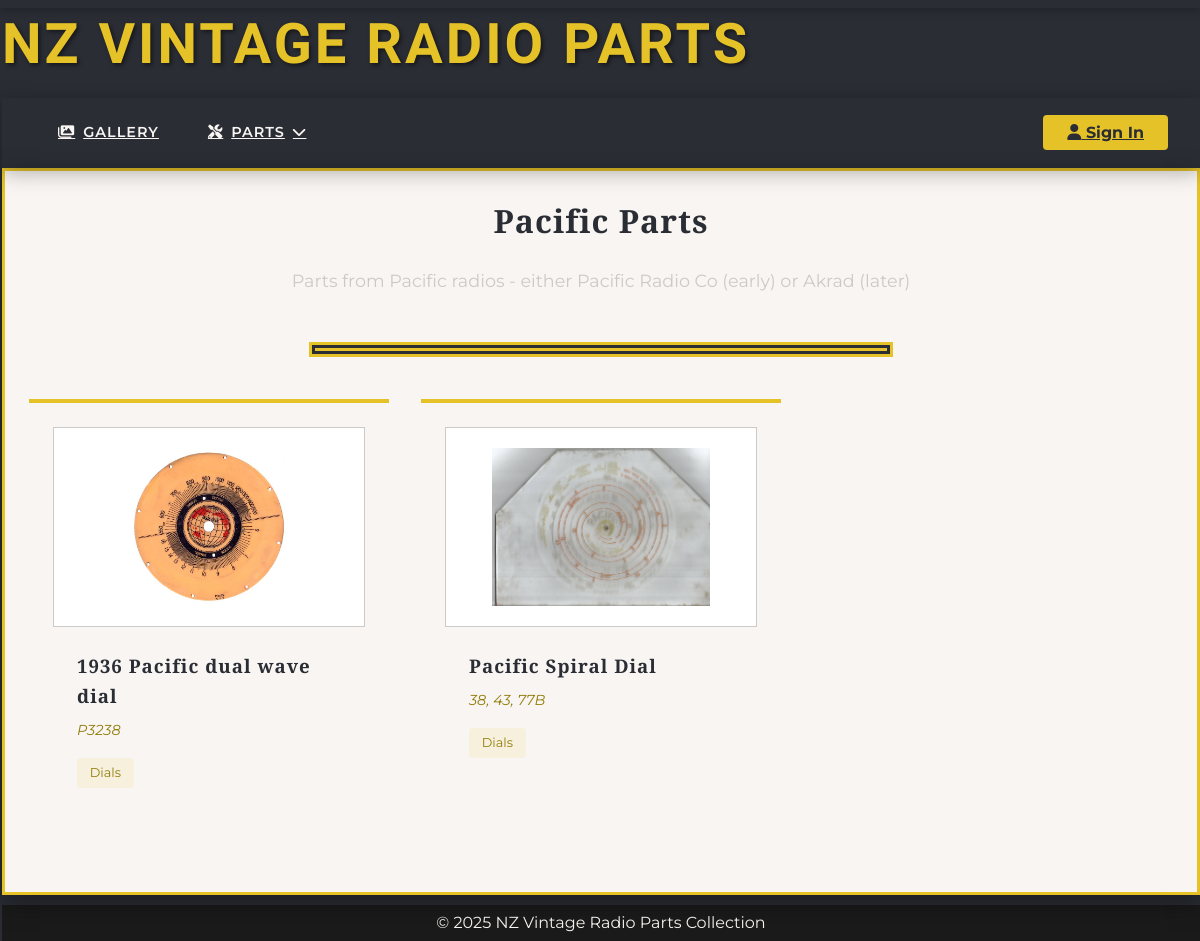
Screenshot of /brand/4 with the database file from the repository.
### app/models.py (models this page shows, shortened)
class Brand(db.Model):
    __tablename__ = 'Brand'
    id = db.Column(db.Integer, primary_key=True)
    name = db.Column(db.String(50), unique=True, nullable=False)  # "Philips"
    alias = db.Column(db.String(50), unique=True)  # "philips"
    description = db.Column(db.Text(500))
    logo_filename = db.Column(db.String(100))
    website = db.Column(db.String(200))
    parts = db.relationship('Part', back_populates='brand')

class Part(db.Model):
    __tablename__ = 'Part'
    id = db.Column(db.Integer, primary_key=True)
    name = db.Column(db.String(100), nullable=False)  # "Dial", "Valve"
    description = db.Column(db.String(1024))
    part_number = db.Column(db.String(30))
    quantity = db.Column(db.Integer, default=1)
    box = db.Column(db.String(20))            # "Box 3A"
    position = db.Column(db.String(50))       # "Bottom shelf"
    created_at = db.Column(db.DateTime, default=lambda: datetime.now(timezone.utc))
    brand_id = db.Column(db.Integer, db.ForeignKey('Brand.id'))
    location_id = db.Column(db.Integer, db.ForeignKey('Location.id'))
    part_type_id = db.Column(db.Integer, db.ForeignKey('PartType.id'))
    brand = db.relationship('Brand', back_populates='parts')
    location = db.relationship('Location', back_populates='parts')
    images = db.relationship('Image', back_populates='part')
    tags = db.relationship('Tag', secondary=part_tags, back_populates='parts')
    part_type = db.relationship('PartType')

class Image(db.Model):
    __tablename__ = 'Image'
    id = db.Column(db.Integer, primary_key=True, autoincrement=True)
    filename = db.Column(db.String(100), nullable=False)
    description = db.Column(db.String(500))
    created_at = db.Column(db.DateTime,
                           default=lambda: datetime.now(timezone.utc))
    location_id = db.Column(db.Integer, db.ForeignKey('Location.id'))
    part_id = db.Column(db.Integer, db.ForeignKey('Part.id'))
    location = db.relationship('Location', back_populates='images')
    part = db.relationship('Part', back_populates='images')

class PartType(db.Model):
    __tablename__ = 'PartType'
    id = db.Column(db.Integer, primary_key=True)
    name = db.Column(db.String(50), unique=True, nullable=False)  # "Tube"
    description = db.Column(db.String(1024))  # "Vacuum tubes/valves for amplification"
    slug = db.Column(db.String(50), unique=True)

### app/blueprints/parts.py (the view)
@bp.route('/brand/<int:brand_id>')
def parts_by_brand(brand_id):
    brand = Brand.query.get_or_404(brand_id)
    parts = Part.query.options(
        db.joinedload(Part.images),
        db.joinedload(Part.brand),
        db.joinedload(Part.part_type)
    ).filter_by(brand_id=brand_id).all()
    return render_template('brand_parts.html',
                           brand=brand,
                           parts=parts)

### app/blueprints/parts.py (called while the page is built)
@bp.context_processor
def inject_now():
    return {'current_year': datetime.now().year}

### app/templates/brand_parts.html
{% extends 'layout.html' %}
{% block content %}
<div class="art-deco-card brand-parts-page">
    <header class="section-header">
        <h1>{{ brand.name }} Parts</h1>
        {% if brand.description %}
        <p class="brand-description">{{ brand.description }}</p>
        {% endif %}
    </header>
    <div class="parts-grid">
        {% for part in parts %}
        <a href="{{ url_for('parts.view_part', part_id=part.id) }}" class="part-card">
            {% if part.images %}
            <div class="part-thumbnail">
                <img src="{{ url_for('static', filename='images/' + part.images[0].filename) }}"
                     alt="{{ part.name }} thumbnail">
            </div>
            {% else %}
            <div class="part-thumbnail no-image">
                <i class="fas fa-image vintage-icon-large"></i>
            </div>
            {% endif %}
            <div class="part-info">
                <h3>{{ part.name }}</h3>
                <p class="part-number">{{ part.part_number or "No part number" }}</p>
                <span class="part-type">{{ part.part_type.name }}</span>
            </div>
        </a>
        {% else %}
        <div class="empty-state">
            <i class="fas fa-box-open vintage-icon-large"></i>
            <p>No parts found for this brand</p>
        </div>
        {% endfor %}
    </div>
</div>
{% endblock %}

### app/static/css/style.css (style rules this page uses)
:root { --primary: #e6c229; --secondary: #2a2d34; --accent: #927d0a; --light: #f8f5f2; --semi-light: #cdc9c6; --dark: #1a1a1a; --success: #4caf50; --warning: #ff9800; --error: #f44336; --font-main: 'Montserrat', sans-serif; --font-display: 'Playfair Display', serif; --radio-dial: linear-gradient(135deg, transparent 50%, var(--primary) 50%); --radio-grill: repeating-linear-gradient( 90deg, var(--secondary), var(--secondary) 2px, transparent 2px, transparent 6px ); }
body { font-family: var(--font-main); background: var(--secondary); color: var(--light); line-height: 1.6; margin: 0; position: relative; margin-left: 2px; }
body::before { content: ""; position: fixed; top: 0; left: 0; right: 0; height: 8px; background: var(--radio-grill); z-index: 100; box-shadow: 0 2px 10px rgba(0,0,0,0.3); }
h1, h2, h3, h4 { font-family: var(--font-display); margin-top: 0; letter-spacing: 1px; }
.section-header h1, p { color: var(--secondary); }
.art-deco-card { background: var(--light); border-radius: 0; box-shadow: 0 8px 24px rgba(0,0,0,0.4); padding: 1.5rem; border: 3px solid var(--primary); position: relative; overflow: hidden; }
.art-deco-card::after { display: none !important; }
.section-header { text-align: center; margin-bottom: 2.5rem; padding-bottom: 1.5rem; position: relative; }
.section-header::after { content: ""; position: absolute; bottom: 0; left: 25%; width: 50%; height: 3px; background: var(--primary); box-shadow: 0 0 0 3px var(--secondary), 0 0 0 6px var(--primary); }
.brand-parts-page .brand-description { color: var(--semi-light); max-width: 800px; margin: 1rem auto 2rem; text-align: center; font-size: 1.1rem; }
.brand-parts-page .parts-grid { display: grid; grid-template-columns: repeat(auto-fill, minmax(280px, 1fr)); gap: 2rem; margin-top: 3rem; }
.brand-parts-page .part-card { display: flex; flex-direction: column; background: var(--light); border-top: 4px solid var(--primary); transition: transform 0.3s, box-shadow 0.3s; text-decoration: none; color: var(--dark); height: 100%; }
.brand-parts-page .part-thumbnail { height: 200px; display: flex; align-items: center; justify-content: center; background: var(--secondary); position: relative; overflow: hidden; }
.brand-parts-page .part-thumbnail img { width: 100%; height: 100%; object-fit: contain; padding: 20px; box-sizing: border-box; transition: transform 0.3s; }
.brand-parts-page .part-info { padding: 1.5rem; flex-grow: 1; }
.brand-parts-page .part-info h3 { margin: 0 0 0.5rem; color: var(--secondary); font-family: var(--font-display); }
.brand-parts-page .part-number { color: var(--accent); font-size: 0.9rem; margin: 0 0 0.5rem; font-style: italic; }
.brand-parts-page .part-type { display: inline-block; background: rgba(230, 194, 41, 0.1); color: var(--accent); padding: 0.3rem 0.8rem; border-radius: 4px; font-size: 0.8rem; margin-top: 0.5rem; }
.part-info h3, .part-meta .brand, .part-meta .type { color: var(--secondary) !important; }
.part-thumbnail img { width: 96%; height: 200px; object-fit: contain; padding: 15px; background: white; border: 1px solid var(--semi-light); }
.part-card { background: var(--light); border-top: 6px solid var(--primary); padding: 1.5rem; margin-bottom: 2rem; position: relative; }
.part-card::after { display: none !important; }

### rows the page displays
Brand: name "Pacific", description "Parts from Pacific radios - either Pacific Radio Co (early) or Akrad (later)"
Part: filename (picture), name "1936 Pacific dual wave dial", part_number "P3238", part_type.name "Dials"
Part: filename (picture), name "Pacific Spiral Dial", part_number "38, 43, 77B", part_type.name "Dials"
